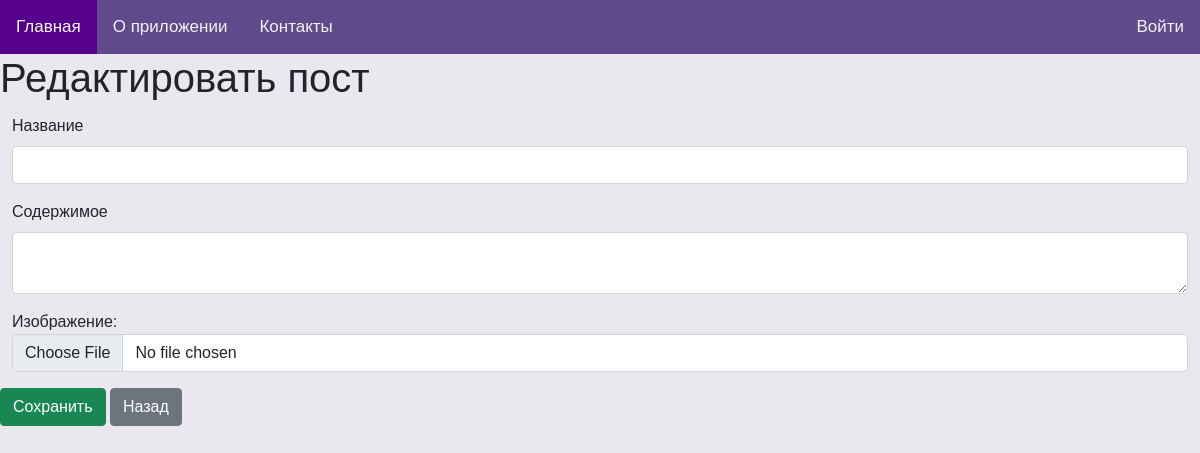
/user_posts/18/edit_post, run on an earlier commit of the app's database.
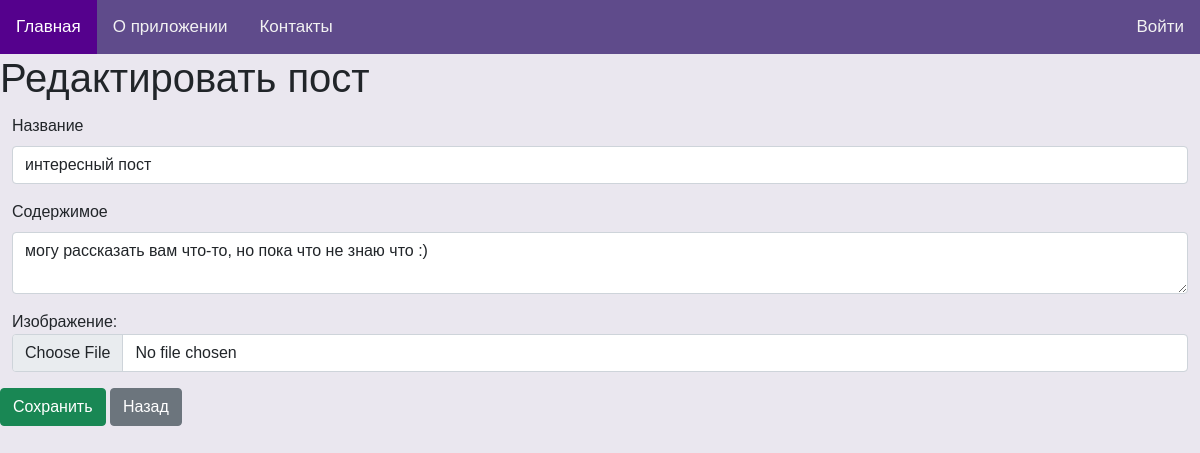
And on a later commit of the database.
### tables this page shows
CREATE TABLE "posts"
(
    post_id    INTEGER
        primary key autoincrement,
    user_id    INTEGER
        references user_profile
            on delete cascade,
    title      text not null,
    content    text not null,
    image_path text,
    tag        text
);

### server.py (the view, shortened to what this page needs)
@app.route('/user_posts/<string:post_id>/edit_post', methods=('GET', 'POST'))
def edit_post(post_id):
    conn = get_db_connection()
    post = conn.execute('select * FROM posts WHERE post_id = ?',
                        (post_id,)).fetchone()
    return render_template('user_posts/edit_user_post.html', post=post)

### server.py (called while the page is built)
def get_db_connection():
    conn = sqlite3.connect('blog.db')
    conn.row_factory = sqlite3.Row
    return conn

### templates/user_posts/edit_user_post.html (shortened to what this page needs)
{% extends 'main/layout.html' %}
{% block content %}
    <h1>Редактировать пост</h1>
    <form method="POST" enctype="multipart/form-data">
        <div class="mb-3">
            <label for="title" class="form-label">Название</label>
            <input class="form-control" type="text" id="title" name="title" value="{{ post['title'] }}">
        </div>
        <div class="mb-3">
            <label for="content" class="form-label">Содержимое</label>
            <textarea class="form-control" id="content" id='content' name="content" required>{{ post['content'] }}</textarea>
        </div>
        <div class="mb-3">
            <label for="img">Изображение:</label>
            <input type="file" id="img" name="img" class="form-control" value="{{ post['image_path'] }}">
        </div>
        <button type="submit" class="btn btn-success">Сохранить</button>
        <a href="{{ url_for('get_user_posts') }}" class="btn btn-secondary">Назад</a>
    </form>
{% endblock %}

What changed in the data, as far as the page shows it:
added posts: title "интересный пост", content "могу рассказать вам что-то, но пока что не знаю что :)"
